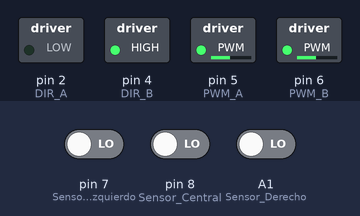
Bench run of a sketch on a simulated Arduino Uno, built with avr-gcc and run on an emulated ATmega328P. Shown: switched loads named in the sketch (green lamp = pin HIGH). Dashed ring = blinking. The test bench sets the inputs (shaded band); at power-on: pin 7 (Sensor_Izquierdo) LOW, A1 (Sensor_Derecho) LOW, pin 8 (Sensor_Central) LOW.

Above: at 1.25 s.
1.3 s: pin 7 (Sensor_Izquierdo) driven HIGH
At 2.4 s:
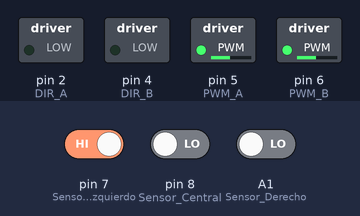
2.9 s: A1 (Sensor_Derecho) driven HIGH
At 3.15 s:
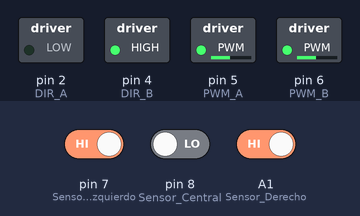
5.9 s: pin 8 (Sensor_Central) driven HIGH
At 7.0 s:
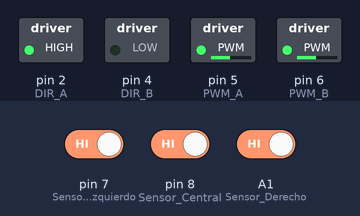
7.4 s: pin 7 (Sensor_Izquierdo) driven LOW
At 8.1 s:
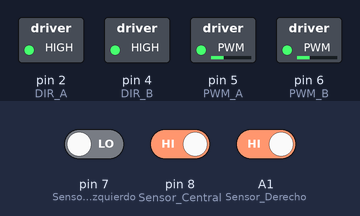
8.9 s: A1 (Sensor_Derecho) driven LOW
At 9.3 s:
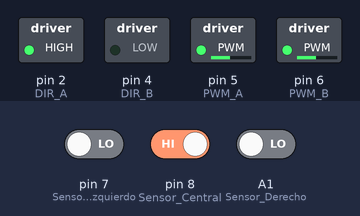
10.4 s: pin 8 (Sensor_Central) driven LOW
At 10.65 s:
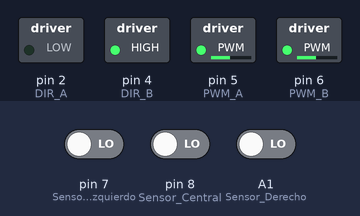
Timing chart, 0 to 14.4 s (numbered marks = the images above; inputs shaded):
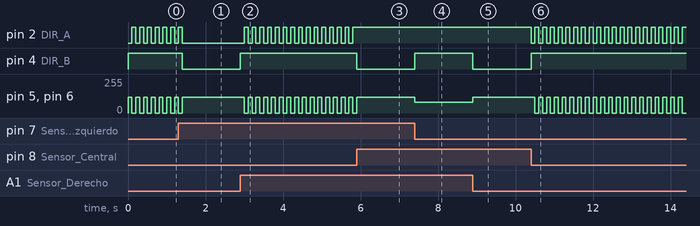

The sketch:

Kit_C_SeguidorLineas.ino
```cpp
 int sensor_izquierdo;
 int sensor_central;
 int sensor_derecho;
//Pines controlador de motores
int DIR_A = 2;
int DIR_B = 4;
int PWM_A = 5;
int PWM_B = 6;

void avanzar(int speed){
  digitalWrite(DIR_A,1);
  digitalWrite(DIR_B,0);
  analogWrite(PWM_A,speed);
  analogWrite(PWM_B,speed);
}
void retroceder(int speed){
  digitalWrite(DIR_A,0);
  digitalWrite(DIR_B,1);
  analogWrite(PWM_A,speed);
  analogWrite(PWM_B,speed);
}
void girar_derecha(int speed){
  digitalWrite(DIR_A,1);
  digitalWrite(DIR_B,1);
  analogWrite(PWM_A,speed);
  analogWrite(PWM_B,speed);
}
void girar_izquierda(int speed){
  digitalWrite(DIR_A,0);
  digitalWrite(DIR_B,0);
  analogWrite(PWM_A,speed);
  analogWrite(PWM_B,speed);
}
void detener(){
 digitalWrite(DIR_A,1);
  digitalWrite(DIR_B,1);
  analogWrite(PWM_A,0);
  analogWrite(PWM_B,0);
}
void escanear_sensores(){
sensor_izquierdo = digitalRead(7);
sensor_central = digitalRead(8);
sensor_derecho = digitalRead(A1);
  }
void setup(){
  pinMode(7, INPUT); //Sensor Izquierdo
  pinMode(8, INPUT); //Sensor Central
  pinMode(A1, INPUT); // Sensor Derecho
   pinMode(DIR_A,OUTPUT);
  pinMode(DIR_B,OUTPUT);
  pinMode(PWM_A,OUTPUT);
  pinMode(PWM_B,OUTPUT);
}
void loop(){
  escanear_sensores();
  if(sensor_central == 1){
      if( sensor_izquierdo == 1 && sensor_derecho == 0){
        girar_izquierda(80) ; //Corregir girando a la izquierda
     } else if ( sensor_izquierdo == 0 && sensor_derecho == 1){
        girar_derecha(80) ; //Corregir girando a la derecha
     } else { //Ambos sensores sobre linea negra o blanca
        avanzar(120) ;
      }
 } else { //Sensor central sobre linea blanca
   if( sensor_izquierdo == 1 && sensor_derecho == 0){
        girar_izquierda(120) ; //Corregir girando a la izquierda
     } else if ( sensor_izquierdo == 0 && sensor_derecho == 1){
        girar_derecha(120) ; //Corregir girando a la derecha
     } else { //Robot fuera de línea negra
        retroceder(120) ;
        delay (100) ;
        detener() ;
        delay(100) ;
      }
 }
}
```

Measured:
- after the input at 1.3 s, pin 2 (DIR_A): goes on until 1.4 s, then stays LOW; pin 4 (DIR_B): HIGH → LOW after 0.10 s; pin 5 (PWM_A), pin 6 (PWM_B): goes on until 1.4 s, then stays 120/255
- after the input at 2.9 s, pin 2 (DIR_A): alternates HIGH for 0.10 s and LOW for 0.10 s, starting after 0.10 s; pin 4 (DIR_B): LOW → HIGH at once; pin 5 (PWM_A), pin 6 (PWM_B): alternates 120/255 for 0.10 s and 0/255 for 0.10 s, starting after 0.10 s
- after the input at 5.9 s, pin 2 (DIR_A): stops changing and stays HIGH; pin 4 (DIR_B): HIGH → LOW at once; pin 5 (PWM_A), pin 6 (PWM_B): goes on until 5.9 s, then stays 120/255
- after the input at 7.4 s, pin 4 (DIR_B): LOW → HIGH at once; pin 5 (PWM_A), pin 6 (PWM_B): 120/255 → 80/255 at once
- after the input at 8.9 s, pin 4 (DIR_B): HIGH → LOW at once; pin 5 (PWM_A), pin 6 (PWM_B): 80/255 → 120/255 at once
- after the input at 10.4 s, pin 2 (DIR_A): alternates HIGH for 0.10 s and LOW for 0.10 s, starting at once; pin 4 (DIR_B): LOW → HIGH at once; pin 5 (PWM_A), pin 6 (PWM_B): alternates 120/255 for 0.10 s and 0/255 for 0.10 s, starting after 0.10 s
- by itself, pin 2 (DIR_A): alternates HIGH for 0.10 s and LOW for 0.10 s
- by itself, pin 5 (PWM_A), pin 6 (PWM_B): alternates 120/255 for 0.10 s and 0/255 for 0.10 s
